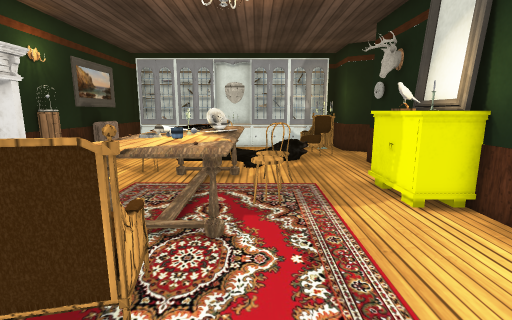
View 1 (above)

16 first-person views from a walk through a scene from a Unity 3-D project. The camera is 1.2 m above the floor, tilts 10° down and sees 85° across. The floor is counted in squares, 0.5 m on a side. Each view is taken from the middle of a square. On the plan, view 1 faces up. The plan holds only what a view shows up to about 18 squares ahead; the rest is blank. The place goes on beyond the plan. The player character is not drawn. Some surface patterns are stand-ins.

View 2
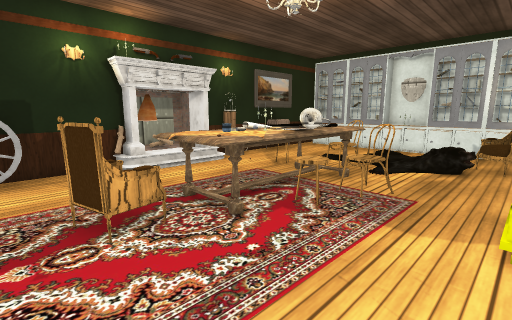

View 3
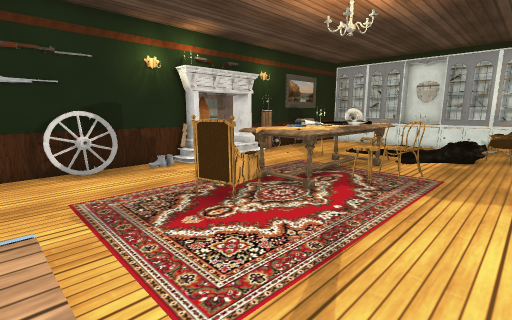

View 4
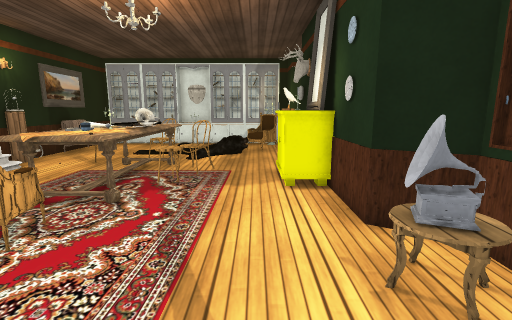

View 5
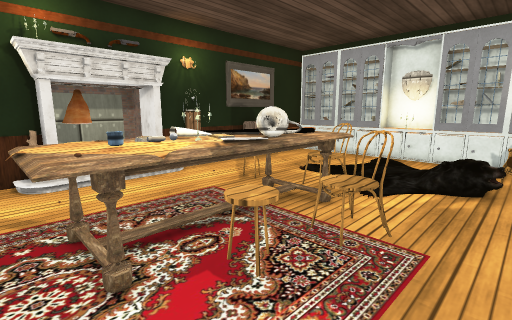

View 6
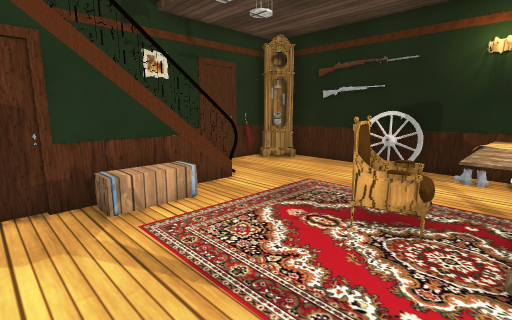

View 7
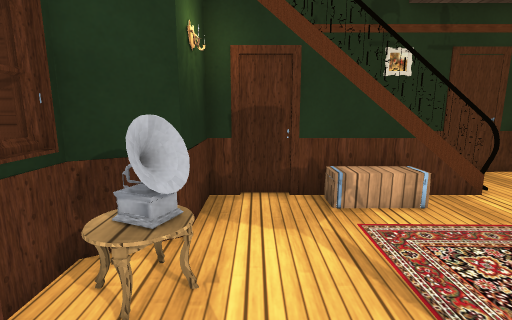

View 8
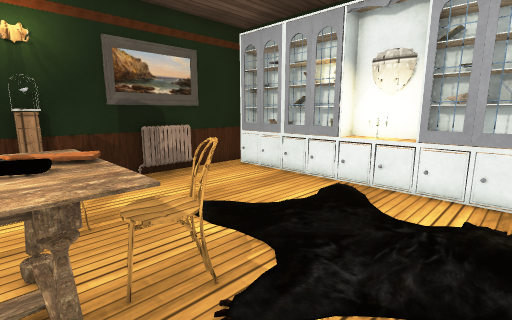

View 9
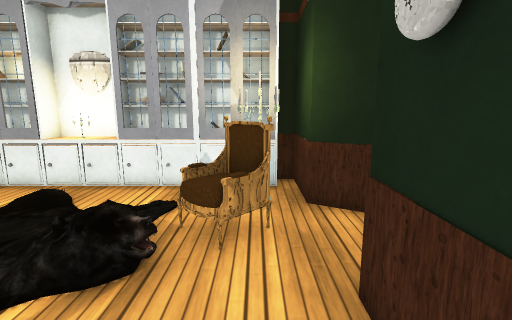

View 10
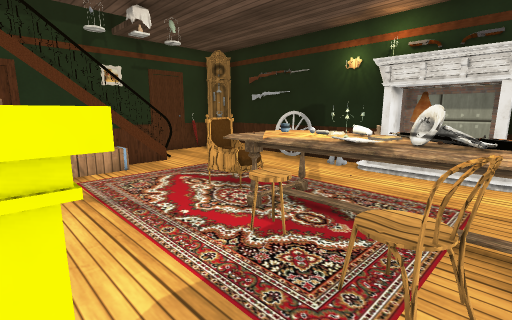

View 11
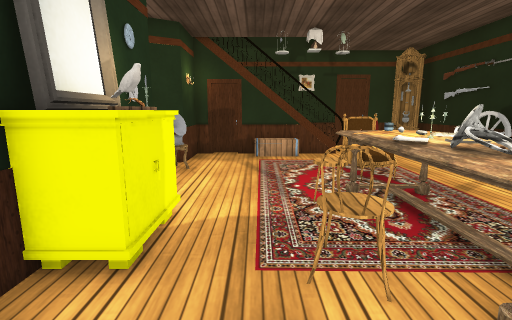

View 12
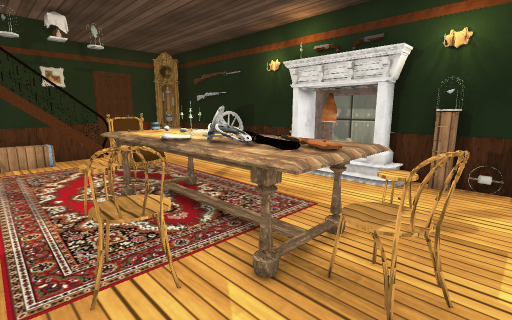

View 13
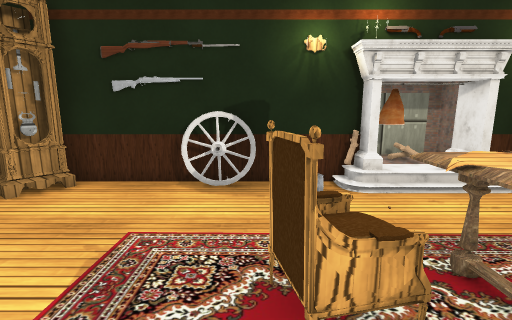

View 14
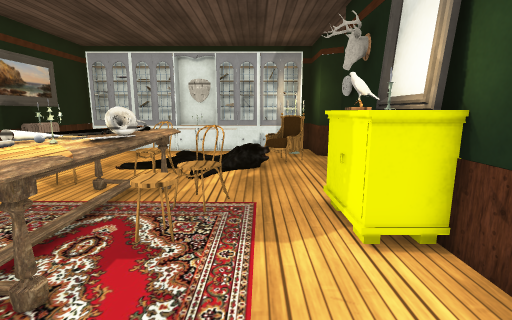

View 15
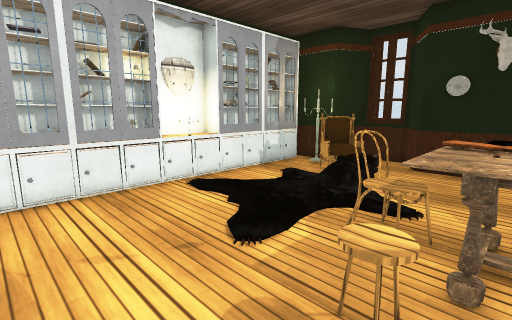

View 16
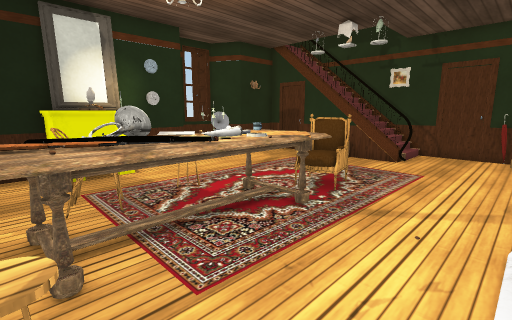

### Floor plan
Ten units are one square. View 1 is at (0, 0); x grows to the right and y downward. Boxes are objects, and circles mark ways between rooms. Rooms are numbered by the first view taken in them; rooms with no view inside come last. Other rooms are left out.
<svg viewBox="-94 -203 170 267">
<path fill="none" stroke="#000" d="M-15 -36 -13 -25 -26 -22 -20 -25 -13 -25M-29 -36 -25 -22M-26 -30 -26 -22 -13 -27M-27 -29 -27 -21M-25 -23 -13 -26M39 -84 39 -92 55 -92M-77 -97 -77 -55 -84 -55 -84 24M-84 -92 -76 -92M-85 -65 -89 -62M-88 -91 -88 -59M49 -68 49 -90M51 -71 51 -88M54 -86 54 -133 70 -142 70 -159M55 -66 44 -66M25 -156 34 -165M43 -154 32 -162M44 -154 39 -156M44 -154 34 -164M43 -155 35 -147M33 -163 24 -154M-3 -186 -3 -196M69 -141 69 -162 54 -171 54 -198M-34 -187 -78 -187M-26 28 56 28M71 -20 71 -27 54 -37 54 -79M-29 30 18 30M-31 30 -3 28M-45 -191 -50 -191M69 -7 69 -28M18 -191 11 -191M47 -187 -6 -187M54 29 54 1 71 -8 71 -17M46 -196 -77 -196M-84 -198 -84 -95 -76 -95M-18 -25 -13 -25 -18 -23M-26 -22 -29 -36M-88 -39 -88 -28M57 -60 57 -70M58 -118 58 -130M-14 -187 -26 -187M-76 59 10 59M-84 24 -84 46M-14 54 -14 45M-9 56 -9 38M-5 56 -5 38M-1 56 -1 39"/>
<rect x="-85" y="5" width="10" height="20" fill="#bbb"><title>other object</title></rect>
<rect x="-85" y="-25" width="10" height="30" fill="#bbb"><title>wheel</title></rect>
<rect x="-85" y="-55" width="10" height="10" fill="#bbb"><title>other object</title></rect>
<rect x="-85" y="-165" width="10" height="30" fill="#bbb"><title>other object</title></rect>
<rect x="-45" y="-115" width="10" height="10" fill="#bbb"><title>other object</title></rect>
<rect x="-35" y="-115" width="40" height="80" fill="#bbb"><title>table</title></rect>
<rect x="-35" y="-195" width="10" height="10" fill="#bbb"><title>other object</title></rect>
<rect x="-15" y="-125" width="10" height="10" fill="#bbb"><title>chair</title></rect>
<rect x="-15" y="-195" width="10" height="10" fill="#bbb"><title>other object</title></rect>
<rect x="-5" y="-75" width="10" height="10" fill="#bbb"><title>chandelier</title></rect>
<rect x="5" y="-75" width="10" height="10" fill="#bbb"><title>other object</title></rect>
<rect x="5" y="-105" width="10" height="10" fill="#bbb"><title>chair</title></rect>
<rect x="35" y="-75" width="10" height="10" fill="#bbb"><title>other object</title></rect>
<rect x="35" y="-85" width="10" height="10" fill="#bbb"><title>other object</title></rect>
<rect x="35" y="-175" width="10" height="10" fill="#bbb"><title>other object</title></rect>
<rect x="45" y="-25" width="10" height="10" fill="#bbb"><title>other object</title></rect>
<rect x="-85" y="35" width="20" height="20" fill="#bbb"><title>other object</title></rect>
<circle cx="-55" cy="30" r="3" fill="#2a7"/>
<text x="-20" y="-80">1</text>
<text x="-50" y="40">2</text>
</svg>
Room 1 opens to room 2.

Where each view was taken, in squares from view 1:
view 1: 0 up, 0 right, facing up
view 2: 1 up, 4 right, facing up-left
view 3: 2 down, 4 right, facing up-left
view 4: 2 down, 3 right, facing up
view 5: 4 up, 3 right, facing up-left
view 6: 5 up, 4 right, facing down-left
view 7: 5 up, 4 right, facing down
view 8: 10 up, 2 right, facing up-left
view 9: 10 up, 4 right, facing up
view 10: 10 up, 4 right, facing down-left
view 11: 13 up, 2 right, facing down
view 12: 13 up, 2 right, facing down-left
view 13: 2 up, 1 right, facing left
view 14: 2 up, 2 right, facing up
view 15: 10 up, 7 left, facing up-right
view 16: 11 up, 7 left, facing down-right
